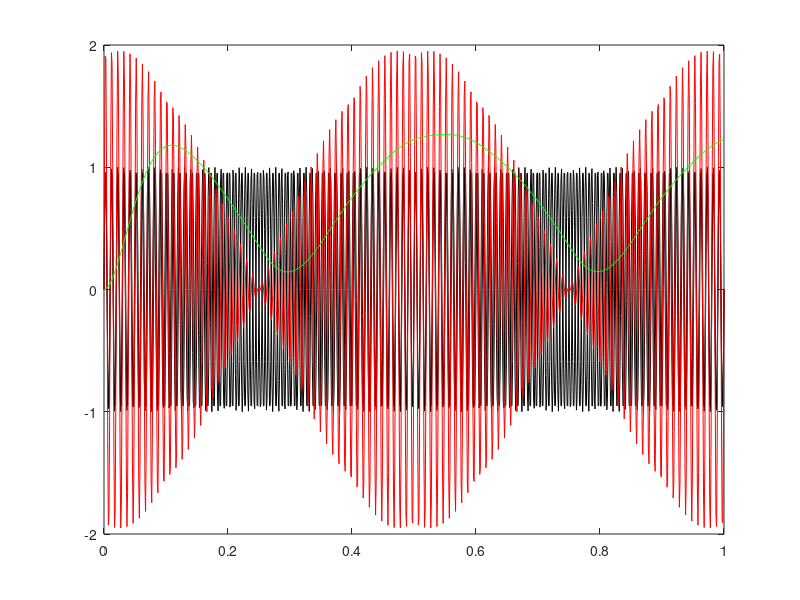

Write the MATLAB code that produced this figure.
fs=1000;
t=0:1/fs:1;
f1=100;
f2=102;
s1=sin(2*pi*f1.*t);
s2=sin(2*pi*f2.*t);
mix = s1+s2;
plot(t,[s1;s2],'k')
hold on;
plot(t,[mix],'r')

[b,a]=butter(2, [5/fs*2],'low');
mix_fil = filter(b,a,abs(mix));
plot(t,mix_fil,'g');
hold off;